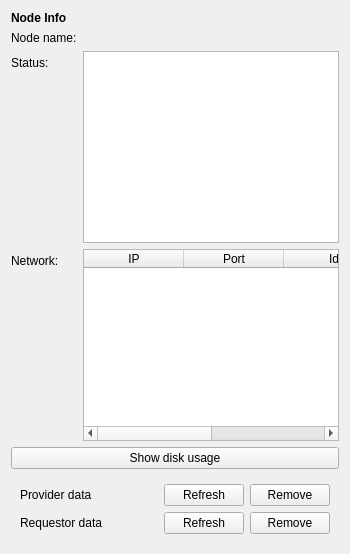
          <widget class="QWidget" name="statusPage">
           <layout class="QGridLayout" name="gridLayout_2">
            <item row="2" column="0">
             <widget class="QWidget" name="diskWidget" native="true">
              <layout class="QGridLayout" name="gridLayout_13">
               <item row="0" column="0">
                <widget class="QLabel" name="label_45">
                 <property name="toolTip">
                  <string>Size of provider-related resources</string>
                 </property>
                 <property name="text">
                  <string>Provider data</string>
                 </property>
                </widget>
               </item>
               <item row="2" column="0">
                <widget class="QLabel" name="label_47">
                 <property name="toolTip">
                  <string>Size of requestor-related resources</string>
                 </property>
                 <property name="text">
                  <string>Requestor data</string>
                 </property>
                </widget>
               </item>
               <item row="0" column="1">
                <widget class="QLabel" name="computingResSize">
                 <property name="text">
                  <string/>
                 </property>
                </widget>
               </item>
               <item row="2" column="3">
                <widget class="QPushButton" name="removeReceivedButton">
                 <property name="text">
                  <string>Remove</string>
                 </property>
                </widget>
               </item>
               <item row="0" column="3">
                <widget class="QPushButton" name="removeComputingButton">
                 <property name="text">
                  <string>Remove</string>
                 </property>
                </widget>
               </item>
               <item row="2" column="1">
                <widget class="QLabel" name="receivedResSize">
                 <property name="text">
                  <string/>
                 </property>
                </widget>
               </item>
               <item row="0" column="2">
                <widget class="QPushButton" name="refreshComputingButton">
                 <property name="text">
                  <string>Refresh</string>
                 </property>
                </widget>
               </item>
               <item row="2" column="2">
                <widget class="QPushButton" name="refreshReceivedButton">
                 <property name="text">
                  <string>Refresh</string>
                 </property>
                </widget>
               </item>
              </layout>
             </widget>
            </item>
            <item row="0" column="0">
             <layout class="QVBoxLayout" name="verticalLayout_2">
              <item>
               <widget class="QLabel" name="label">
                <property name="sizePolicy">
                 <sizepolicy hsizetype="Preferred" vsizetype="Maximum">
                  <horstretch>0</horstretch>
                  <verstretch>0</verstretch>
                 </sizepolicy>
                </property>
                <property name="font">
                 <font>
                  <weight>75</weight>
                  <bold>true</bold>
                 </font>
                </property>
                <property name="text">
                 <string>Node Info</string>
                </property>
                <property name="textFormat">
                 <enum>Qt::AutoText</enum>
                </property>
               </widget>
              </item>
              <item>
               <layout class="QFormLayout" name="formLayout">
                <property name="fieldGrowthPolicy">
                 <enum>QFormLayout::AllNonFixedFieldsGrow</enum>
                </property>
                <item row="0" column="0">
                 <widget class="QLabel" name="label_2">
                  <property name="text">
                   <string>Node name:</string>
                  </property>
                 </widget>
                </item>
                <item row="0" column="1">
                 <widget class="QLabel" name="nodeNameLabel">
                  <property name="text">
                   <string/>
                  </property>
                 </widget>
                </item>
                <item row="1" column="0">
                 <widget class="QLabel" name="statusLabel">
                  <property name="toolTip">
                   <string>Network status</string>
                  </property>
                  <property name="text">
                   <string>Status:</string>
                  </property>
                 </widget>
                </item>
                <item row="1" column="1">
                 <widget class="QTextBrowser" name="statusTextBrowser"/>
                </item>
                <item row="2" column="0">
                 <widget class="QLabel" name="label_61">
                  <property name="toolTip">
                   <string>Current connections</string>
                  </property>
                  <property name="text">
                   <string>Network:</string>
                  </property>
                 </widget>
                </item>
                <item row="2" column="1">
                 <widget class="QTableWidget" name="connectedPeersTable">
                  <property name="frameShape">
                   <enum>QFrame::StyledPanel</enum>
                  </property>
                  <property name="frameShadow">
                   <enum>QFrame::Sunken</enum>
                  </property>
                  <property name="editTriggers">
                   <set>QAbstractItemView::NoEditTriggers</set>
                  </property>
                  <property name="alternatingRowColors">
                   <bool>true</bool>
                  </property>
                  <property name="selectionBehavior">
                   <enum>QAbstractItemView::SelectRows</enum>
                  </property>
                  <property name="verticalScrollMode">
                   <enum>QAbstractItemView::ScrollPerPixel</enum>
                  </property>
                  <property name="sortingEnabled">
                   <bool>false</bool>
                  </property>
                  <property name="rowCount">
                   <number>0</number>
                  </property>
                  <property name="columnCount">
                   <number>4</number>
                  </property>
                  <attribute name="horizontalHeaderStretchLastSection">
                   <bool>true</bool>
                  </attribute>
                  <attribute name="verticalHeaderStretchLastSection">
                   <bool>false</bool>
                  </attribute>
                  <column>
                   <property name="text">
                    <string>IP</string>
                   </property>
                  </column>
                  <column>
                   <property name="text">
                    <string>Port</string>
                   </property>
                  </column>
                  <column>
                   <property name="text">
                    <string>Id</string>
                   </property>
                  </column>
                  <column>
                   <property name="text">
                    <string>Name</string>
                   </property>
                  </column>
                 </widget>
                </item>
               </layout>
              </item>
             </layout>
            </item>
            <item row="1" column="0">
             <widget class="QPushButton" name="showDiskButton">
              <property name="toolTip">
               <string>How much resources are stored on your computer</string>
              </property>
              <property name="text">
               <string>Show disk usage</string>
              </property>
             </widget>
            </item>
           </layout>
          </widget>
